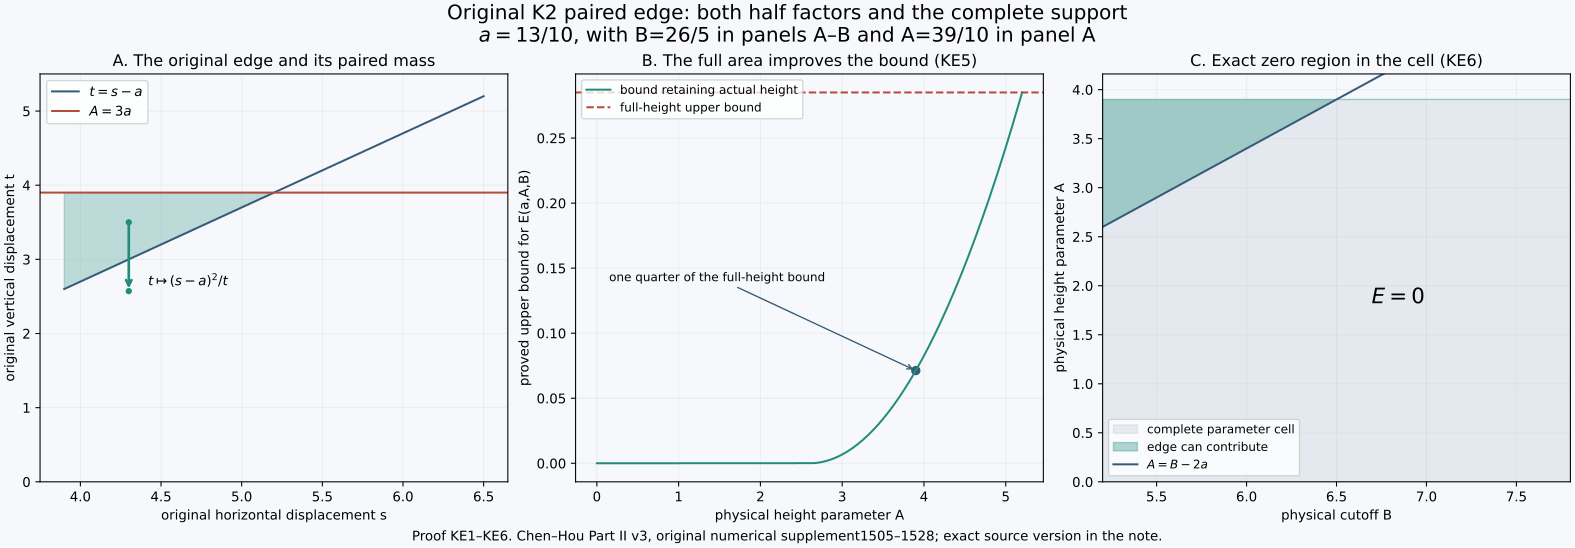

Python code for this plot:
"""Original edge transport domain, height-dependent bound and full parameter cell."""
from pathlib import Path
import hashlib,json,numpy as np
import matplotlib
matplotlib.use('Agg')
import matplotlib.pyplot as plt
R=Path(__file__).resolve().parent;a=1.3;B=4*a;A=3*a
fig,axs=plt.subplots(1,3,figsize=(16.4,5.7),layout='constrained');fig.set_facecolor('#f6f8fb')
blue='#365b78';green='#228c7b';red='#b44c3c'
for ax in axs:ax.set_facecolor('#f6f8fb');ax.grid(alpha=.16)
ax=axs[0];s=np.linspace(B-a,B+a,500);ax.fill_between(s,np.minimum(s-a,A),A,color=green,alpha=.27)
ax.plot(s,s-a,color=blue,label=r'$t=s-a$');ax.axhline(A,color=red,label=r'$A=3a$')
ss=4.3;tt=3.5;partner=(ss-a)**2/tt
ax.annotate('',xy=(ss,partner),xytext=(ss,tt),arrowprops=dict(arrowstyle='->',color=green,lw=2));ax.scatter([ss,ss],[tt,partner],color=green,s=14)
ax.text(ss+.12,2.65,r'$t\mapsto(s-a)^2/t$',fontsize=10)
ax.set(xlim=(B-a-.15,B+a+.15),ylim=(0,5.5),xlabel='original horizontal displacement s',ylabel='original vertical displacement t',title='A. The original edge and its paired mass');ax.legend(loc='upper left',fontsize=10)
ax=axs[1];h=np.linspace(0,B,600);bound=a**1.5*np.maximum(h-B+2*a,0)**2/(2*(B-2*a)**3);coarse=2*a**3.5/(B-2*a)**3
ax.plot(h,bound,color=green,label='bound retaining actual height');ax.axhline(coarse,color=red,ls='--',label='full-height upper bound')
ax.scatter([A],[np.sqrt(a)/16],color=blue);ax.annotate('one quarter of the full-height bound',xy=(A,np.sqrt(a)/16),xytext=(.15,.14),fontsize=9,arrowprops=dict(arrowstyle='->',color=blue))
ax.set(xlabel='physical height parameter A',ylabel='proved upper bound for E(a,A,B)',title='B. The full area improves the bound (KE5)');ax.legend(loc='upper left',fontsize=9)
ax=axs[2];bb=np.linspace(4*a,6*a,500);ax.fill_between(bb,0,3*a,color=blue,alpha=.1,label='complete parameter cell')
ax.fill_between(bb,np.minimum(bb-2*a,3*a),3*a,color=green,alpha=.35,label='edge can contribute')
ax.plot(bb,bb-2*a,color=blue,label=r'$A=B-2a$')
ax.text(5.15*a,1.4*a,r'$E=0$',fontsize=16);ax.set(xlim=(4*a,6*a),ylim=(0,3.2*a),xlabel='physical cutoff B',ylabel='physical height parameter A',title='C. Exact zero region in the cell (KE6)');ax.legend(loc='lower left',fontsize=9)
fig.suptitle('Original K2 paired edge: both half factors and the complete support\n'+r'$a=13/10$'+', with B=26/5 in panels A–B and A=39/10 in panel A',fontsize=15)
fig.supxlabel('Proof KE1–KE6. Chen–Hou Part II v3, original numerical supplement1505–1528; exact source version in the note.',fontsize=10)
for ext in ['png','svg']:fig.savefig(R/('chen-hou-k2-edge.'+ext),dpi=180)
plt.close(fig)
(R/'chen-hou-k2-edge.json').write_text(json.dumps(dict(physical_parameters=dict(a='13/10',A='39/10',B='26/5'),proof_locators='KE1–KE6',plot_status='Exact geometric supports and sampled proved upper bounds; no numerical integral certificate',source_sha256=hashlib.sha256(Path(__file__).read_bytes()).hexdigest()),indent=2)+'\n',encoding='utf-8',newline='\n')
